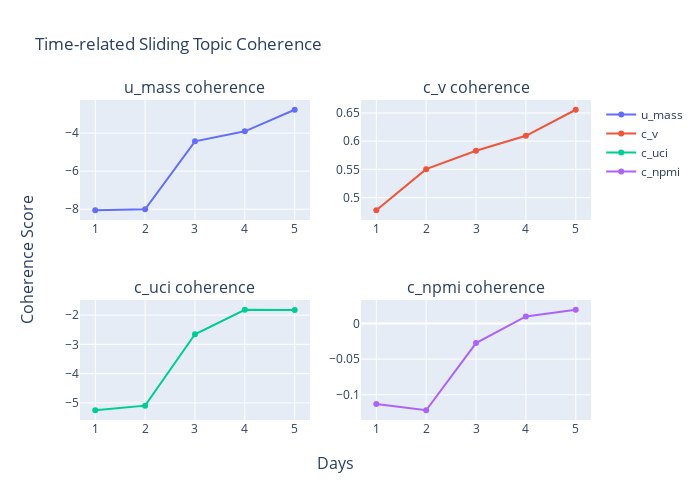

This figure's notebook cell:
### Code cell
#| output: true 
#| echo: true
compare_coherence(coherences_time_slide_df, "Time-related Sliding")

### Figure 1 — Plotly figure (JSON) as saved in the notebook; plotly's stock layout.template omitted (floating-point values rounded to 4 significant figures)
{"data": [{"mode": "lines+markers", "name": "u_mass", "type": "scatter", "x": [1, 2, 3, 4, 5], "xaxis": "x", "y": [-8.054, -8.002, -4.433, -3.909, -2.774], "yaxis": "y"}, {"mode": "lines+markers", "name": "c_v", "type": "scatter", "x": [1, 2, 3, 4, 5], "xaxis": "x2", "y": [0.4775, 0.5503, 0.583, 0.6095, 0.6557], "yaxis": "y2"}, {"mode": "lines+markers", "name": "c_uci", "type": "scatter", "x": [1, 2, 3, 4, 5], "xaxis": "x3", "y": [-5.252, -5.094, -2.656, -1.818, -1.824], "yaxis": "y3"}, {"mode": "lines+markers", "name": "c_npmi", "type": "scatter", "x": [1, 2, 3, 4, 5], "xaxis": "x4", "y": [-0.1129, -0.1217, -0.02742, 0.01001, 0.01939], "yaxis": "y4"}], "layout": {"annotations": [{"font": {"size": 16}, "showarrow": false, "text": "u_mass coherence", "x": 0.225, "xanchor": "center", "xref": "paper", "y": 1, "yanchor": "bottom", "yref": "paper"}, {"font": {"size": 16}, "showarrow": false, "text": "c_v coherence", "x": 0.775, "xanchor": "center", "xref": "paper", "y": 1, "yanchor": "bottom", "yref": "paper"}, {"font": {"size": 16}, "showarrow": false, "text": "c_uci coherence", "x": 0.225, "xanchor": "center", "xref": "paper", "y": 0.375, "yanchor": "bottom", "yref": "paper"}, {"font": {"size": 16}, "showarrow": false, "text": "c_npmi coherence", "x": 0.775, "xanchor": "center", "xref": "paper", "y": 0.375, "yanchor": "bottom", "yref": "paper"}, {"font": {"size": 16}, "showarrow": false, "text": "Days", "x": 0.5, "xanchor": "center", "xref": "paper", "y": 0, "yanchor": "top", "yref": "paper", "yshift": -30}, {"font": {"size": 16}, "showarrow": false, "text": "Coherence Score", "textangle": -90, "x": 0, "xanchor": "right", "xref": "paper", "xshift": -40, "y": 0.5, "yanchor": "middle", "yref": "paper"}], "height": 500, "title": {"text": "Time-related Sliding Topic Coherence"}, "width": 700, "xaxis": {"anchor": "y", "autorange": true, "domain": [0, 0.45], "range": [0.6934, 5.307], "type": "linear"}, "xaxis2": {"anchor": "y2", "autorange": true, "domain": [0.55, 1], "range": [0.6934, 5.307], "type": "linear"}, "xaxis3": {"anchor": "y3", "autorange": true, "domain": [0, 0.45], "range": [0.6934, 5.307], "type": "linear"}, "xaxis4": {"anchor": "y4", "autorange": true, "domain": [0.55, 1], "range": [0.6934, 5.307], "type": "linear"}, "yaxis": {"anchor": "x", "autorange": true, "domain": [0.625, 1], "range": [-8.566, -2.262], "type": "linear"}, "yaxis2": {"anchor": "x2", "autorange": true, "domain": [0.625, 1], "range": [0.4603, 0.673], "type": "linear"}, "yaxis3": {"anchor": "x3", "autorange": true, "domain": [0, 0.375], "range": [-5.585, -1.485], "type": "linear"}, "yaxis4": {"anchor": "x4", "autorange": true, "domain": [0, 0.375], "range": [-0.1354, 0.03308], "type": "linear"}}}
